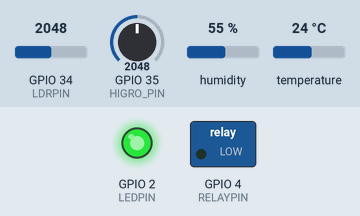
Simulated run of this program. Board: ESP32. Shown: switched loads named in the program (green lamp = pin HIGH), output pins drawn as LEDs (lit = HIGH). Inputs (shaded band) come from the test bench; at power-on: temperature 24 °C, GPIO 34 (LDRPIN) = 2048, GPIO 35 (HIGRO_PIN) = 2048, humidity 55 %. WiFi joins after 1.5 s; servers stay silent unless stated; random numbers use the default seed unless the program sets one; no MQTT or app messages arrive unless stated; what the program prints to the serial monitor is not drawn.

Above: at 4.7 s.
4.8 s: temperature set to 29.6 °C
9.0 s: temperature set to 30.6 °C
At 10.8 s:
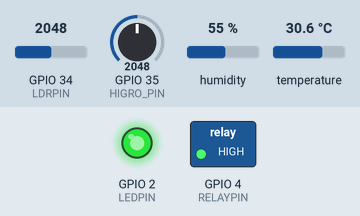
12.0 s: temperature set to 12 °C
At 14.5 s:
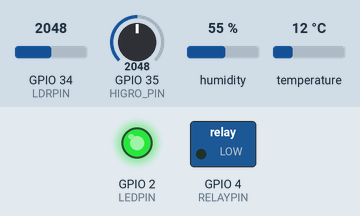
15.1 s: temperature set to 33 °C
At 16.4 s:
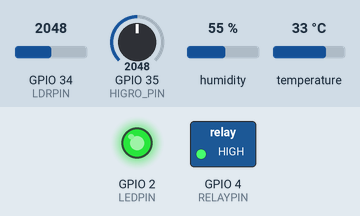
Timing chart, 0 to 18.1 s (numbered marks = the images above; inputs shaded):
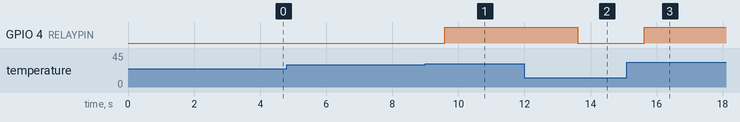

Measured:
- the behaviour switches between 30 and 30.1 °C on temperature (found by bisection; images 0 and 1)
- after the input at 4.8 s, every drawn part: stays the same
- after the input at 9.0 s, GPIO 4 (RELAYPIN): LOW → HIGH after 0.59 s
- after the input at 12.0 s, GPIO 4 (RELAYPIN): HIGH → LOW after 1.6 s
- after the input at 15.1 s, GPIO 4 (RELAYPIN): LOW → HIGH after 0.52 s

The program:

main.cpp
```cpp
#include <Arduino.h>
#include <DHT.h>
#include <WiFi.h>
#include <PubSubClient.h>

#define DHTPIN 13
#define DHTTYPE DHT22
#define LDRPIN 34
#define HIGRO_PIN 35
#define RELAYPIN 4
#define LEDPIN 2

const char* ssid = "Wokwi-GUEST";
const char* password = "";
const char* mqtt_server = "broker.hivemq.com";
const char* mqtt_topic = "iot/aluno/gsFiasco";

WiFiClient espClient;
PubSubClient client(espClient);
DHT dht(DHTPIN, DHTTYPE);

void setup_wifi() {
  delay(10);
  Serial.println();
  Serial.print("Conectando a ");
  Serial.println(ssid);
  WiFi.begin(ssid, password);
  while (WiFi.status() != WL_CONNECTED) {
    delay(500);
    Serial.print(".");
  }
  Serial.println("\nWiFi conectado.");
}

void reconnect() {
  while (!client.connected()) {
    Serial.print("Tentando conexao MQTT...");
    String clientId = "ESP32Client-";
    clientId += String(random(0xffff), HEX);
    if (client.connect(clientId.c_str())) {
      Serial.println("conectado");
    } else {
      Serial.print("falha, rc=");
      Serial.print(client.state());
      Serial.println(" tentando novamente em 5 segundos");
      delay(5000);
    }
  }
}

void setup() {
  Serial.begin(115200);
  setup_wifi();
  client.setServer(mqtt_server, 1883);

  dht.begin();
  delay(2000);

  pinMode(LDRPIN, INPUT);
  pinMode(HIGRO_PIN, INPUT);
  pinMode(RELAYPIN, OUTPUT);
  pinMode(LEDPIN, OUTPUT);

  digitalWrite(RELAYPIN, LOW);
  digitalWrite(LEDPIN, HIGH);
}

void loop() {
  if (!client.connected()) {
    reconnect();
  }
  client.loop();

  delay(2000);

  float h = dht.readHumidity();
  float t = dht.readTemperature();
  int ldrValue = analogRead(LDRPIN);
  int higroValue = analogRead(HIGRO_PIN);

  if (isnan(h) || isnan(t)) {
    Serial.println("Falha de leitura no DHT22");
    return;
  }

  String payload = "{\"temperatura\":";
  payload += t;
  payload += ",\"umidade_ar\":";
  payload += h;
  payload += ",\"umidade_solo\":";
  payload += higroValue;
  payload += ",\"luminosidade\":";
  payload += ldrValue;
  payload += "}";

  client.publish(mqtt_topic, payload.c_str());
  Serial.print("Payload publicado: ");
  Serial.println(payload);

  if (t > 30.0 || higroValue < 1000) {
    digitalWrite(RELAYPIN, HIGH);
  } else {
    digitalWrite(RELAYPIN, LOW);
  }
}
```
